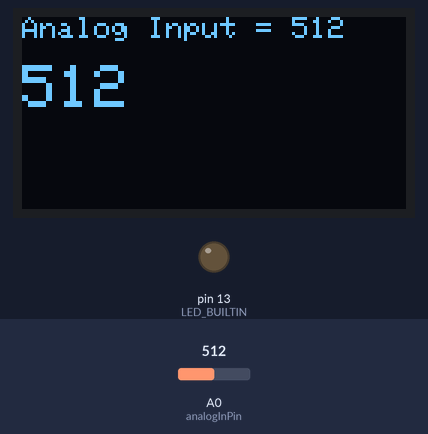
Simulated run of this sketch. Board: Arduino Uno, built with avr-gcc and run on an emulated ATmega328P. Shown: 128×64 one-colour display, output pins drawn as LEDs (lit = HIGH). Inputs (shaded band) come from the test bench; at power-on: A0 (analogInPin) = 512. What the sketch prints to the serial monitor is not drawn.

Above: at 1.2 s.
1.3 s: A0 (analogInPin) set to 716
At 1.9 s:
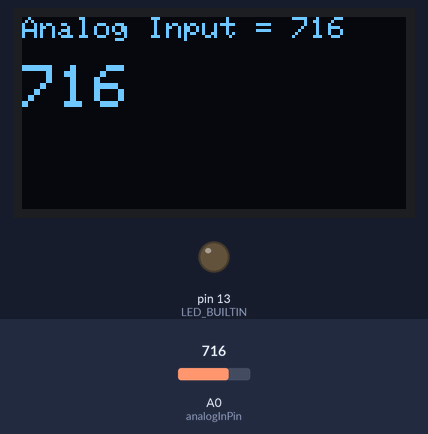
2.8 s: A0 (analogInPin) set to 900
At 3.9 s:
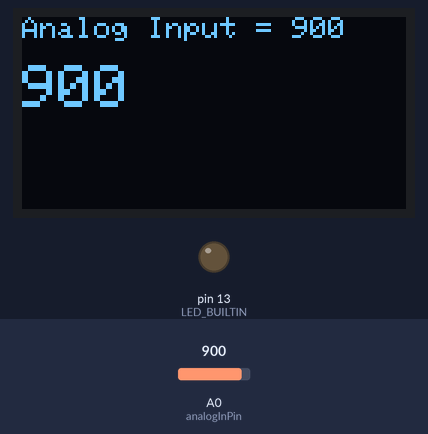
4.3 s: A0 (analogInPin) set to 1023
At 4.8 s:
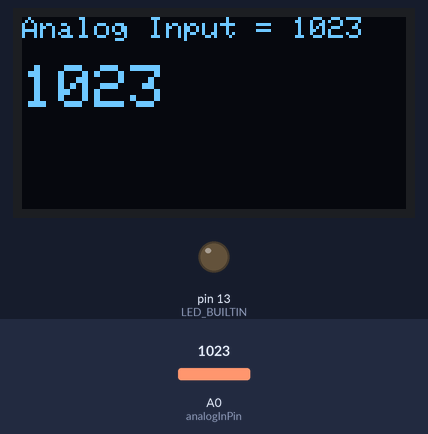
5.8 s: A0 (analogInPin) set to 511
At 6.6 s:
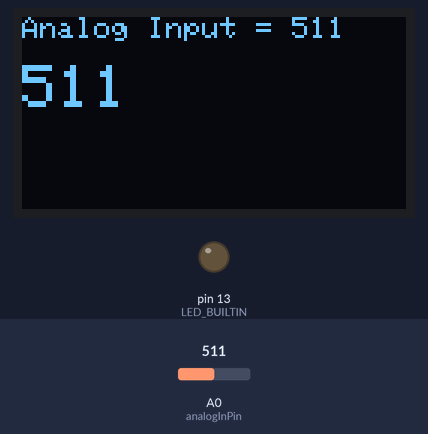
Timing chart, 0 to 8.3 s (numbered marks = the images above; inputs shaded):
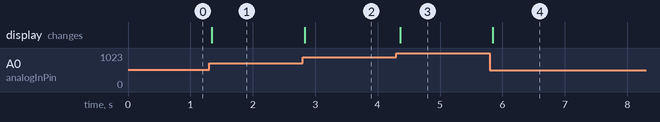

The sketch:

VRtoOLED.ino
```cpp
#include <SPI.h>
#include <Wire.h>
#include <Adafruit_GFX.h>
#include <Adafruit_SSD1306.h>

#define OLED_RESET 16
Adafruit_SSD1306 display(OLED_RESET);

const int analogInPin = A0; // พินที่เชื่อมต่อกับเซนเซอร์ analog
int sensorValue = 0;

void setup() {
  pinMode(LED_BUILTIN, OUTPUT);
  Serial.begin(9600);

  if (!display.begin(SSD1306_SWITCHCAPVCC, 0x3C)) {
    Serial.println(F("SSD1306 allocation failed"));
    for(;;);
  }
}

void loop() {
  sensorValue = analogRead(analogInPin);

  Serial.print("Analog Input = ");
  Serial.println(sensorValue);

  display.clearDisplay();

  display.setTextSize(1);
  display.setTextColor(WHITE);

  display.setCursor(0, 0);
  display.print("Analog Input = ");
  display.println(sensorValue);

  display.setCursor(0, 16);
  display.setTextSize(2);
  display.setTextColor(WHITE, BLACK);
  display.println(sensorValue);

  display.display();

  // หน่วงเวลา 1 วินาที
  delay(1);
}
```

Measured:
- after the input at 1.3 s, the display: changes at once (image 1)
- after the input at 2.8 s, the display: changes at once (image 2)
- after the input at 4.3 s, the display: changes after 0.06 s (image 3)
- after the input at 5.8 s, the display: changes at once (image 4)
